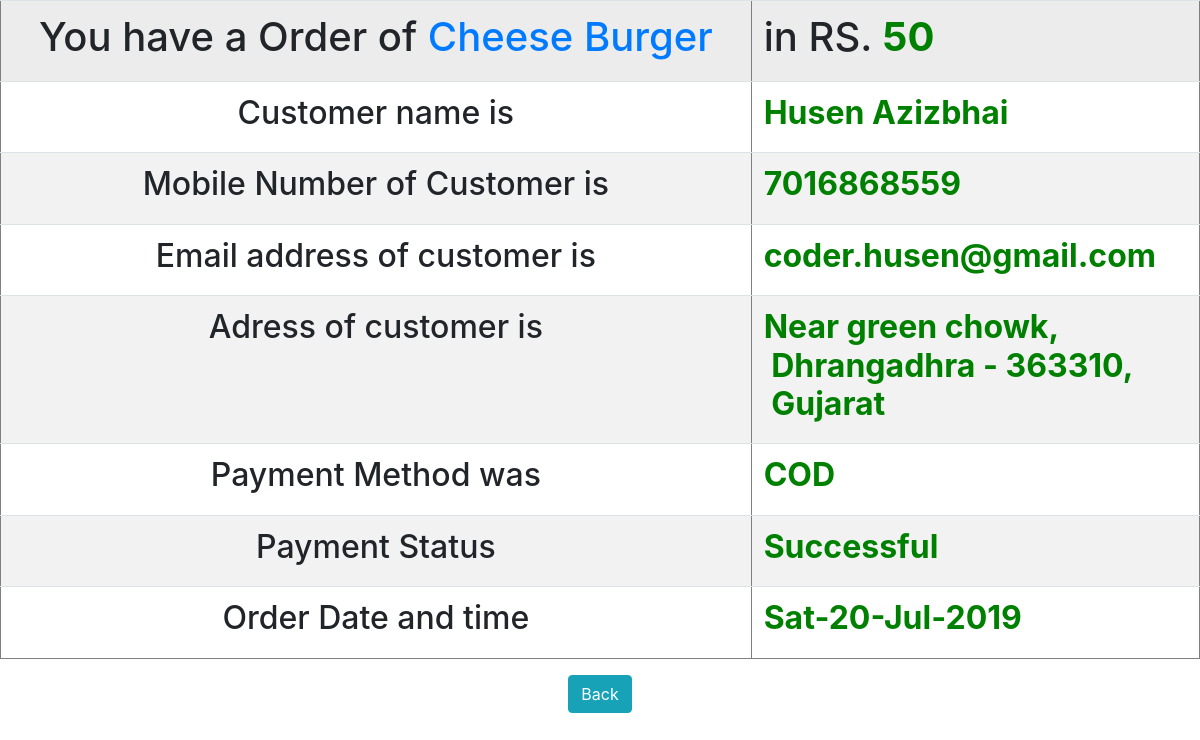
Screenshot of /admin/delivered_details.php?id=7 with the database file from the repository.
### tables this page shows
CREATE TABLE IF NOT EXISTS `dishorder` (
  `id` int(5) NOT NULL AUTO_INCREMENT,
  `userid` varchar(5) NOT NULL,
  `name` varchar(255) NOT NULL,
  `mo` varchar(255) NOT NULL,
  `email` varchar(255) NOT NULL,
  `street` varchar(255) NOT NULL,
  `village` varchar(255) NOT NULL,
  `pincode` varchar(10) NOT NULL,
  `state` varchar(255) NOT NULL,
  `dish_name` varchar(255) NOT NULL,
  `dish_price` bigint(6) NOT NULL,
  `dish_image` varchar(255) NOT NULL,
  `status` varchar(50) NOT NULL,
  `Payment_method` varchar(50) NOT NULL,
  `Payment_status` varchar(50) NOT NULL,
  `date` varchar(50) NOT NULL,
  PRIMARY KEY (`id`)
);

### admin/delivered_details.php (the view, shortened to what this page needs)
 <?php
	include('../conn.php');
	$id = $_GET['id'];
	$result = mysqli_query($con, "SELECT * FROM dishorder WHERE id = '$id'");
	$row = mysqli_fetch_array($result);
?>
<!DOCTYPE html>
<html>
<head>
	<link rel="stylesheet" type="text/css" href="../css/bootstrap.css">
  <link rel="stylesheet" type="text/css" href="../css/icon.css">
</head>
<body>
	<table border="1" align="center" class="table table-striped table-hover">
	<tr>
		<td align="center"><h1>You have a Order of <a href="../<?php echo $row['dish_image']; ?>" style="text-decoration: none;"><?php echo $row['dish_name']; ?></a></h1></td>
		<td><h1> in RS. <b style="color: green;"><?php echo $row['dish_price']; ?> </b></h1></td>
	</tr>
	<tr>
		<td align="center"><h2>Customer name is </h2></td>
		<td><h2><b style="color: green;"><?php echo $row['name']; ?></b></h2></td>
	</tr>
	<tr>
		<td align="center"><h2>Mobile Number of Customer is </h2></td>
		<td><h2><b style="color: green;"><?php echo $row['mo']; ?></b></h2>
	</tr>
	<tr>
		<td align="center"><h2>Email address of customer is </h2></td>
		<td><h2><b style="color: green;"><?php echo $row['email']; ?></b></h2></td>
	</tr>
	<tr>
		<td align="center"><h2>Adress of customer is </h2></td>
		<td><h2><b style="color: green;"><?php echo $row['street'].",<br>&nbsp;".$row['village']."&nbsp-&nbsp;".$row['pincode'].",<br>&nbsp;".$row['state']; ?></b></h2></td>
	</tr>
	<tr>
		<td align="center"><h2>Payment Method was </h2></td>
		<td><h2><b style="color: green;"><?php echo $row['Payment_method']; ?></b></h2></td>
	</tr>
	<tr>
		<td align="center"><h2>Payment Status </h2></td>
		<td><h2><b style="color: green;"><?php echo $row['Payment_status']; ?></b></h2></td>
	</tr>
	<tr>
		<td align="center"><h2>Order Date and time</h2></td>
		<td><h2><b style="color: green;"><?php echo $row['date']; ?></b></h2></td>
	</tr>
	</table>
			<center>
				<button name="enter" class="btn btn-info" onclick="window.location = 'allorders.php'">
					Back
				</button>
			</center>
</body>
</html>

### rows the page displays
dishorder: dish_name "Cheese Burger", dish_price "50", name "Husen Azizbhai", mo "7016868559", email "coder.husen@gmail.com", street "Near green chowk", village "Dhrangadhra", pincode "363310", state "Gujarat", Payment_method "COD", Payment_status "Successful", date "Sat-20-Jul-2019"
